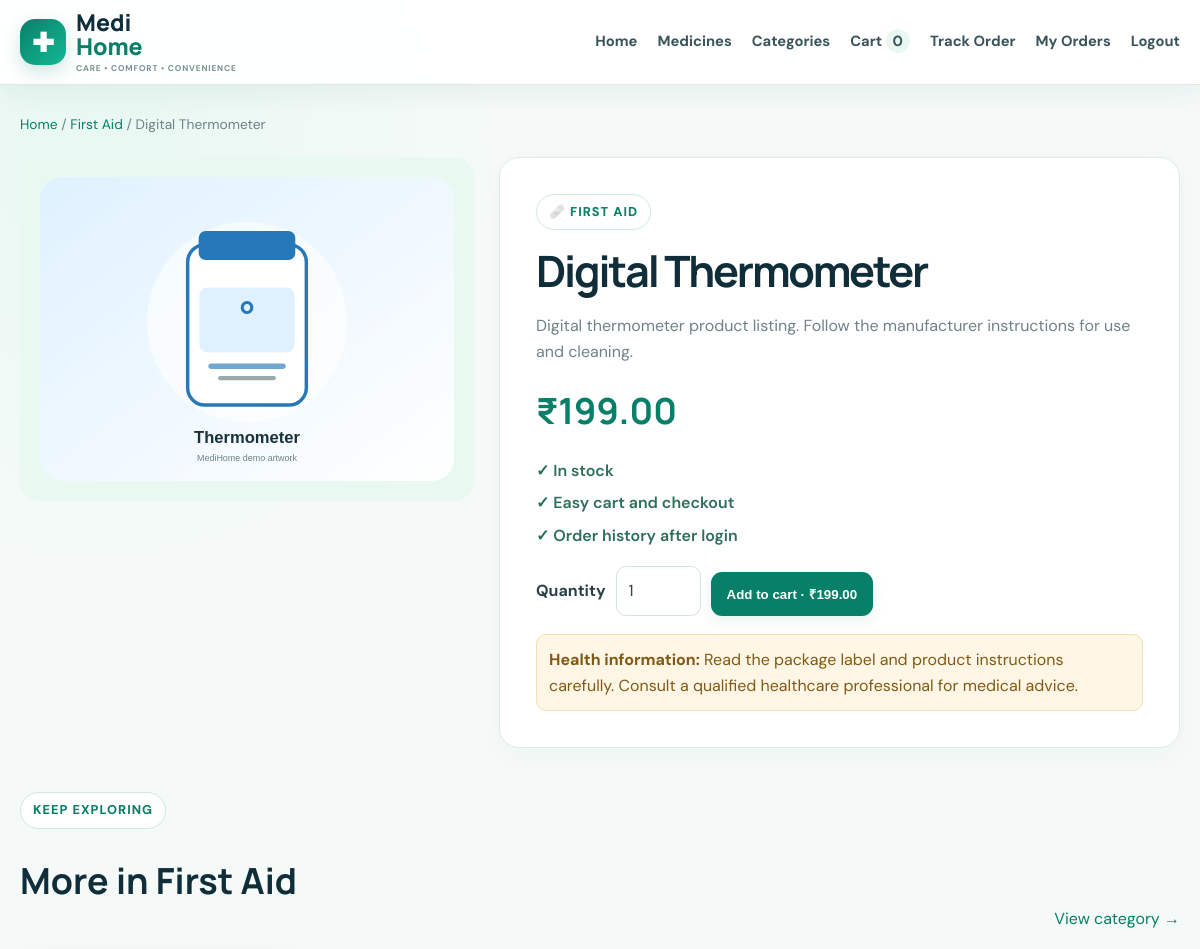
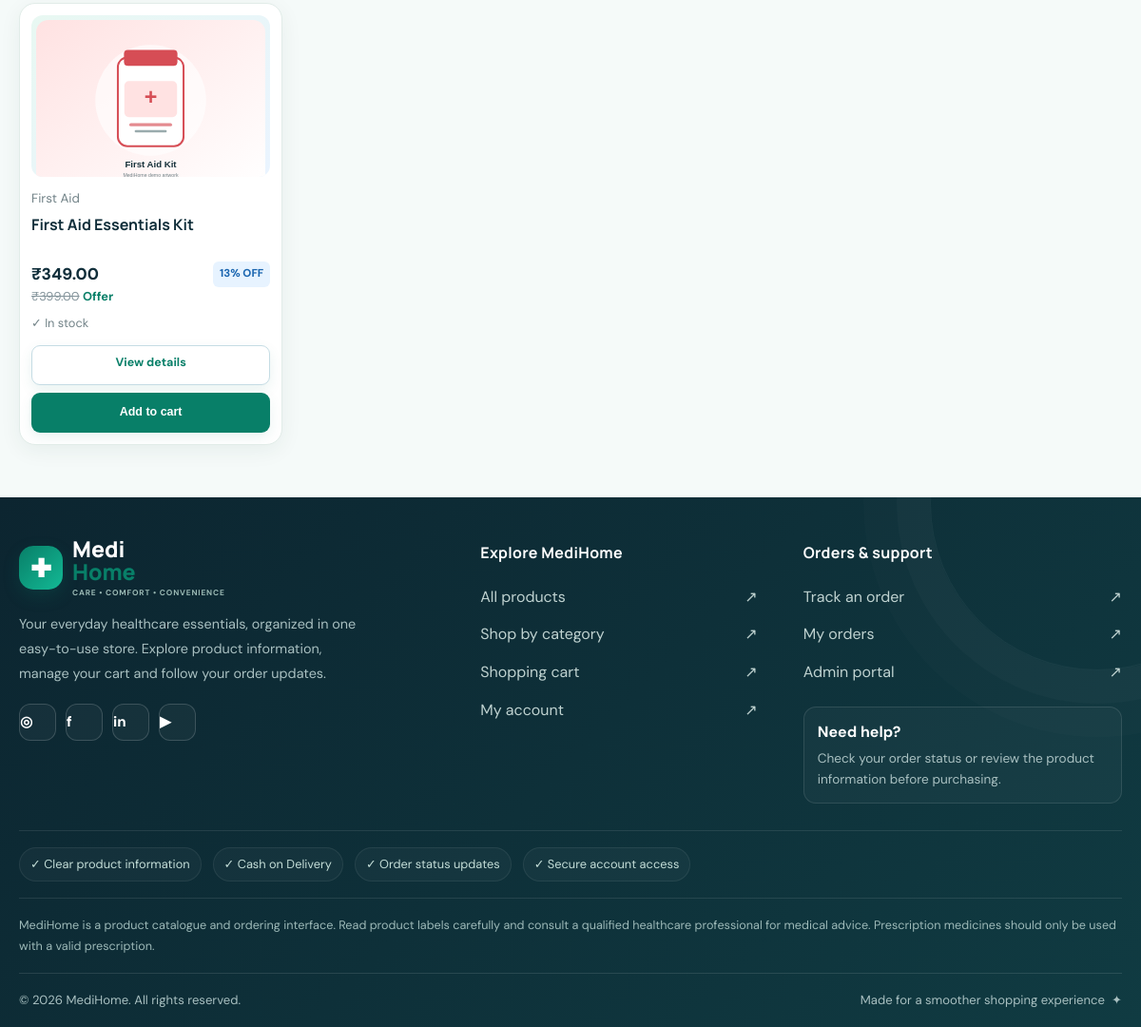
Page /product.php?id=6 (signed in) on the committed database (2 pictures, top to bottom).
### tables this page shows
CREATE TABLE medicines(id INT AUTO_INCREMENT PRIMARY KEY,category_id INT NOT NULL,name VARCHAR(180) NOT NULL,description TEXT,price DECIMAL(10,2) NOT NULL,old_price DECIMAL(10,2),stock INT NOT NULL DEFAULT 0,image_url VARCHAR(500),prescription_required TINYINT(1) NOT NULL DEFAULT 0,is_featured TINYINT(1) NOT NULL DEFAULT 0,expiry_date DATE,created_at TIMESTAMP DEFAULT CURRENT_TIMESTAMP,FOREIGN KEY(category_id) REFERENCES categories(id));

CREATE TABLE categories(id INT AUTO_INCREMENT PRIMARY KEY,name VARCHAR(100) UNIQUE NOT NULL,icon VARCHAR(20) NOT NULL DEFAULT '💊');

### config.php (called while the page is built, shortened)
<?php
function e($v): string { return htmlspecialchars((string)($v??''),ENT_QUOTES,'UTF-8'); }
function money($v): string { return '₹'.number_format((float)$v,2); }

### product.php (the view)
<?php require 'config.php';$id=(int)($_GET['id']??0);$s=$pdo->prepare('SELECT m.*,c.name category_name,c.icon FROM medicines m JOIN categories c ON c.id=m.category_id WHERE m.id=?');$s->execute([$id]);$p=$s->fetch();if(!$p){http_response_code(404);$title='Not found';require 'includes/header.php';echo '<div class="empty"><h2>Product not found</h2><a class="btn" href="/MediHome/medicines.php">Back to catalog</a></div>';require 'includes/footer.php';exit;}$related=$pdo->prepare('SELECT m.*,c.name category_name FROM medicines m JOIN categories c ON c.id=m.category_id WHERE m.category_id=? AND m.id<>? LIMIT 4');$related->execute([$p['category_id'],$id]);$relatedProducts=$related->fetchAll();$discount=(!empty($p['old_price'])&&(float)$p['old_price']>(float)$p['price'])?round((1-(float)$p['price']/(float)$p['old_price'])*100):0;$title=$p['name'].' | MediHome';require 'includes/header.php';?>
<div class="breadcrumbs"><a href="/MediHome/">Home</a> / <a href="/MediHome/category.php?id=<?=(int)$p['category_id']?>"><?=e($p['category_name'])?></a> / <?=e($p['name'])?></div><div class="detailgrid product-detail"><div class="detailart"><?php if($p['image_url']):?><img src="<?=e($p['image_url'])?>" alt="<?=e($p['name'])?>"><?php else:?>💊<?php endif;?></div><div class="detail"><span class="eyebrow"><?=e($p['icon'].' '.$p['category_name'])?></span><h1 class="product-detail-title"><?=e($p['name'])?></h1><p><?=e($p['description'])?></p><div class="detail-price-row"><h2><?=money($p['price'])?></h2><?php if($discount):?><span class="offer-badge large"><?=$discount?>% OFF</span><?php endif;?></div><?php if(!empty($p['old_price'])):?><p class="detail-old-price"><del><?=money($p['old_price'])?></del> <span>Offer price</span></p><?php endif;?><div class="detail-points"><span>✓ <?= (int)$p['stock']>0?'In stock':'Currently unavailable'?></span><span>✓ Easy cart and checkout</span><span>✓ Order history after login</span></div><?php if($p['prescription_required']):?><div class="notice">Prescription-required demo flag. Real pharmacies must verify valid prescriptions before dispensing.</div><?php endif;?><?php if((int)$p['stock']>0):?><form class="detail-add" method="post" action="/MediHome/cart.php"><input type="hidden" name="action" value="add"><input type="hidden" name="medicine_id" value="<?=(int)$p['id']?>"><label for="quantity">Quantity</label><input id="quantity" class="input" type="number" name="quantity" min="1" max="<?=(int)$p['stock']?>" value="1"><button class="btn" type="submit">Add to cart · <?=money($p['price'])?></button></form><?php endif;?><div class="notice product-note"><strong>Health information:</strong> Read the package label and product instructions carefully. Consult a qualified healthcare professional for medical advice.</div></div></div>
<section class="section"><div class="sectionhead"><div><span class="eyebrow">Keep exploring</span><h2>More in <?=e($p['category_name'])?></h2></div><a href="/MediHome/category.php?id=<?=(int)$p['category_id']?>">View category →</a></div><?php if($relatedProducts):?><div class="products"><?php foreach($relatedProducts as $p) require 'includes/card.php';?></div><?php else:?><p>More products will appear here as the catalog grows.</p><?php endif;?></section><?php require 'includes/footer.php';?>

### includes/card.php
<article class="product"><a class="product-img" href="/MediHome/product.php?id=<?=(int)$p['id']?>"><?php if(!empty($p['image_url'])):?><img src="<?=e($p['image_url'])?>" alt="<?=e($p['name'])?>"><?php else:?>💊<?php endif;?></a><small class="product-category"><?=e($p['category_name']??'Healthcare')?></small><h3><a href="/MediHome/product.php?id=<?=(int)$p['id']?>"><?=e($p['name'])?></a></h3><div class="product-price-row"><span class="price"><?=money($p['price'])?></span><?php if(!empty($p['old_price'])&&(float)$p['old_price']>(float)$p['price']):?><span class="offer-badge"><?=round((1-(float)$p['price']/(float)$p['old_price'])*100)?>% OFF</span><?php endif;?></div><?php if(!empty($p['old_price'])):?><div class="old-price"><del><?=money($p['old_price'])?></del> <span>Offer</span></div><?php endif;?><p class="stock"><?=((int)$p['stock']>0)?'✓ In stock':'Out of stock'?></p><div class="actions"><a class="btn ghost" href="/MediHome/product.php?id=<?=(int)$p['id']?>">View details</a><?php if((int)$p['stock']>0):?><form method="post" action="/MediHome/cart.php"><input type="hidden" name="action" value="add"><input type="hidden" name="medicine_id" value="<?=(int)$p['id']?>"><button class="btn" type="submit">Add to cart</button></form><?php else:?><button class="btn" disabled>Unavailable</button><?php endif;?></div></article>

### rows in the picture
medicines: category.name "First Aid", name "Digital Thermometer", image_url (picture), category.name "🩹 FIRST AID", description "Digital thermometer product listing. Follow the manufacturer instructions for use and cleaning.", price "₹199.00"
medicines: image_url (picture), category.name "First Aid", name "First Aid Essentials Kit", price "₹349.00", (1-(float)$p['price']/(float)$p['old_price'])*100 "13", old_price "₹399.00", stock "✓ In stock"

### other values in the picture
count_cart() "0"
